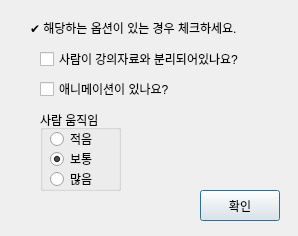
<?xml version="1.0" encoding="UTF-8"?>
<ui version="4.0">
 <class>Dialog1</class>
 <widget class="QDialog" name="Dialog1">
  <property name="geometry">
   <rect>
    <x>0</x>
    <y>0</y>
    <width>298</width>
    <height>236</height>
   </rect>
  </property>
  <property name="windowTitle">
   <string>Dialog</string>
  </property>
  <widget class="QCheckBox" name="checkBox">
   <property name="geometry">
    <rect>
     <x>40</x>
     <y>50</y>
     <width>251</width>
     <height>18</height>
    </rect>
   </property>
   <property name="text">
    <string>사람이 강의자료와 분리되어있나요?</string>
   </property>
  </widget>
  <widget class="QLabel" name="label">
   <property name="geometry">
    <rect>
     <x>30</x>
     <y>20</y>
     <width>251</width>
     <height>16</height>
    </rect>
   </property>
   <property name="text">
    <string>✔️ 해당하는 옵션이 있는 경우 체크하세요.</string>
   </property>
  </widget>
  <widget class="QGroupBox" name="groupBox">
   <property name="geometry">
    <rect>
     <x>40</x>
     <y>110</y>
     <width>81</width>
     <height>81</height>
    </rect>
   </property>
   <property name="title">
    <string>사람 움직임</string>
   </property>
   <widget class="QRadioButton" name="radioButton">
    <property name="geometry">
     <rect>
      <x>10</x>
      <y>20</y>
      <width>70</width>
      <height>18</height>
     </rect>
    </property>
    <property name="text">
     <string>적음</string>
    </property>
   </widget>
   <widget class="QRadioButton" name="radioButton_2">
    <property name="geometry">
     <rect>
      <x>10</x>
      <y>40</y>
      <width>70</width>
      <height>18</height>
     </rect>
    </property>
    <property name="text">
     <string>보통</string>
    </property>
    <property name="checked">
     <bool>true</bool>
    </property>
   </widget>
   <widget class="QRadioButton" name="radioButton_3">
    <property name="geometry">
     <rect>
      <x>10</x>
      <y>60</y>
      <width>70</width>
      <height>18</height>
     </rect>
    </property>
    <property name="text">
     <string>많음</string>
    </property>
   </widget>
  </widget>
  <widget class="QCheckBox" name="checkBox_2">
   <property name="geometry">
    <rect>
     <x>40</x>
     <y>80</y>
     <width>171</width>
     <height>18</height>
    </rect>
   </property>
   <property name="text">
    <string>애니메이션이 있나요?</string>
   </property>
  </widget>
  <widget class="QPushButton" name="pushButton">
   <property name="geometry">
    <rect>
     <x>200</x>
     <y>190</y>
     <width>80</width>
     <height>31</height>
    </rect>
   </property>
   <property name="text">
    <string>확인</string>
   </property>
  </widget>
 </widget>
 <resources/>
 <connections/>
</ui>
